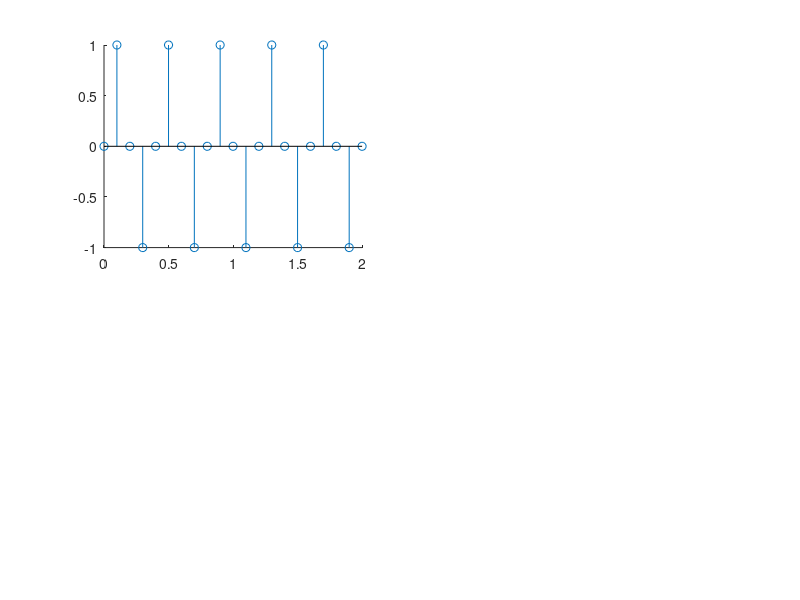

The MATLAB source for this figure: (Note: this script raises an error after producing the figure.)
t_fine = 0:0.001:2;%Mimic continous time
subplot(2,2,1);
hold on;
Ts = 0.1;%sampling rate
t_n = 0:Ts:2; %times where sampling occurs
xn = sin(5*pi*t_n); %sampled signal
stem(t_n,xn); %plotting sampled signal
n = 0:2/Ts; %integer locations of samples xn
x_1 = sinc_interp(n,xn,Ts,t_fine); %reconstruction

%Plotting
plot(t_fine,x_1);
xlabel('time');
ylabel('Ts = 0.1');
hold off;
legend('samples','reconst.');


subplot(2,2,2);
Ts = 0.2;
hold on;
t_n = 0:Ts:2; 
xn = sin(5*pi*t_n); 
stem(t_n,xn); 
n = 0:2/Ts; 
x_2 = sinc_interp(n,xn,Ts,t_fine); 

plot(t_fine,x_2);
xlabel('time');
ylabel('Ts = 0.2');
hold off;
legend('samples','reconst.');


subplot(2,2,3);
Ts = 0.3;
hold on;
t_n = 0:Ts:2;
xn = sin(5*pi*t_n); 
stem(t_n,xn); 
n = 0:2/Ts; 
x_3 = sinc_interp(n,xn,Ts,t_fine);

plot(t_fine,x_3); 
xlabel('time');
ylabel('Ts = 0.3');
hold off;
legend('samples','reconst.');


subplot(2,2,4);
hold on;
Ts = 0.4;
t_n = 0:Ts:2; 
xn = sin(5*pi*t_n);
stem(t_n,xn);
n = 0:2/Ts;
x_4 = sinc_interp(n,xn,Ts,t_fine);

plot(t_fine,x_4); 
xlabel('time');
ylabel('Ts = 0.4');
hold off;
legend('samples','reconst.');
